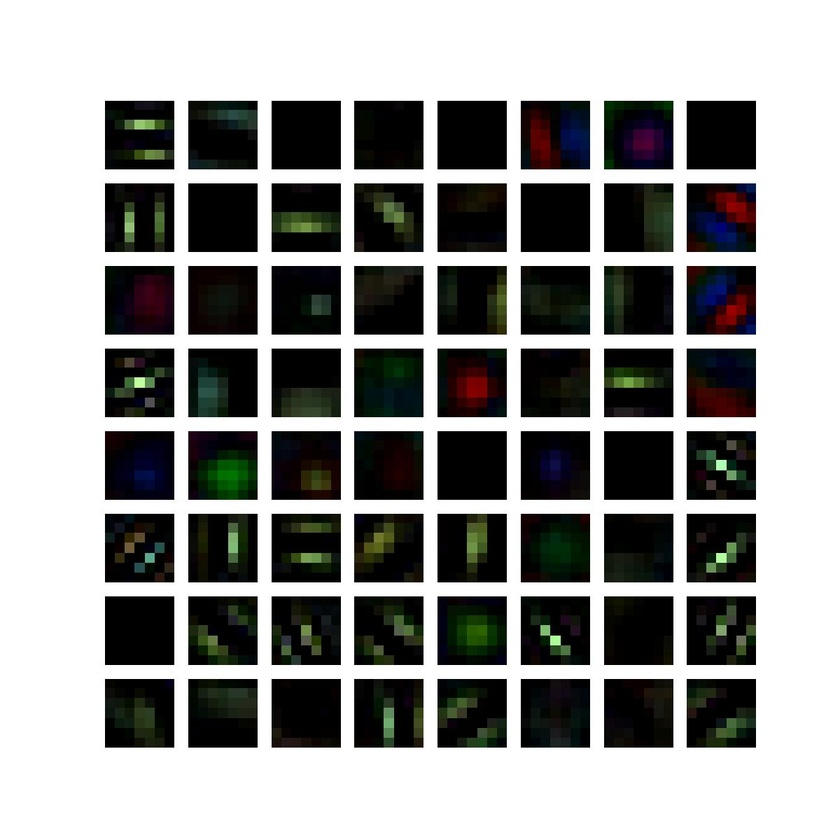
#> input picture visualize_pretrainweight/output_with_pretrain/use_pretrained_weights_epoch_11.jpg, 840 x 840 px, shrunk from 1200 x 1200 before the run; its folder holds only this picture in this run
$ python jpg2gif.py
#> lines starting #> are read from the running program, lines starting #| are printed output that depends on the picture
from PIL import Image, ImageDraw, ImageFont
import glob
import os

# Directory containing JPEG images
image_folder = './output_with_pretrain/'

# Get a list of JPEG image files in the directory and sort them by epoch number
image_files = sorted(glob.glob(os.path.join(image_folder, 'use_pretrained_weights_epoch_*.jpg')),
                     key=lambda x: int(os.path.splitext(os.path.basename(x))[0].split('_')[-1]))

# Create a list to store image objects
frames = []

# Load font
font = ImageFont.truetype("arial.ttf", size=45)

# Define text color
text_color = (255, 255, 255)  # White color

# Open each image, add text, and append to frames list
for image_file in image_files:
    # Open original image
    img = Image.open(image_file)
#> img is the input picture: PIL image 840x840 RGB; mean R, G, B 149.7, 150.3, 148.8
    width, height = img.size
#> width = 840; height = 840

    # Extract epoch number from filename
    epoch_number = int(os.path.splitext(os.path.basename(image_file))[0].split('_')[-1])

    # Create text content
    text_content = f"Epoch {epoch_number}"

    # Create a new black image with text
    text_img = Image.new('RGB', (200, height), color='black')
#> text_img: PIL image 200x840 RGB; every value is 0
    draw = ImageDraw.Draw(text_img)
    draw.text((10, (height - font.getsize(text_content)[1]) / 2), text_content, fill=text_color, font=font)

    # Concatenate text image and original image
    new_img = Image.new('RGB', (width + 200, height))
#> new_img: PIL image 1040x840 RGB; every value is 0
    new_img.paste(text_img, (0, 0))
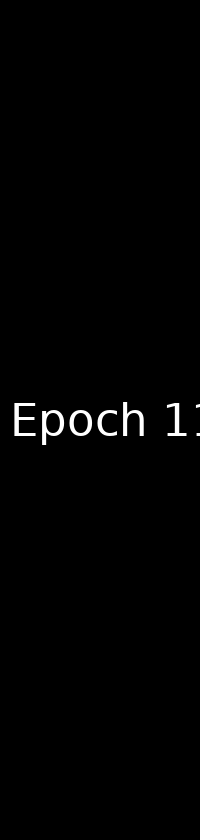
#> text_img: PIL image 200x840 RGB; min 0, max 255, mean 2.3
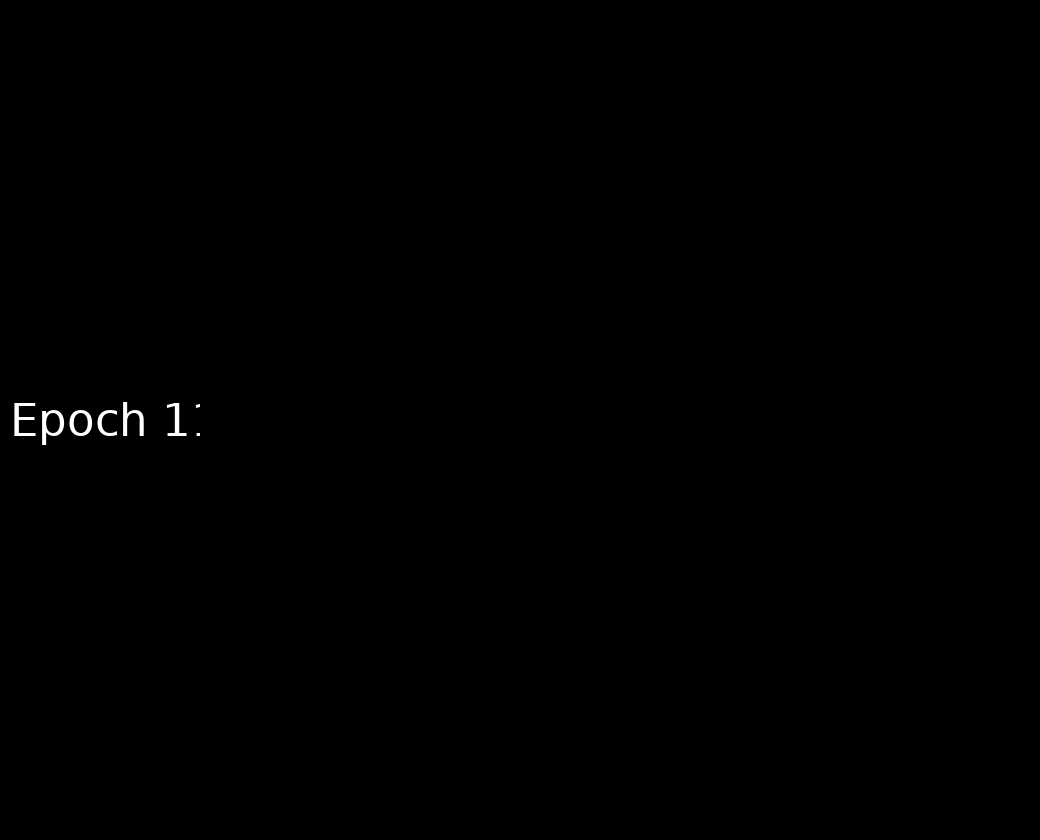
#> new_img: PIL image 1040x840 RGB; min 0, max 255, mean 0.4
    new_img.paste(img, (200, 0))
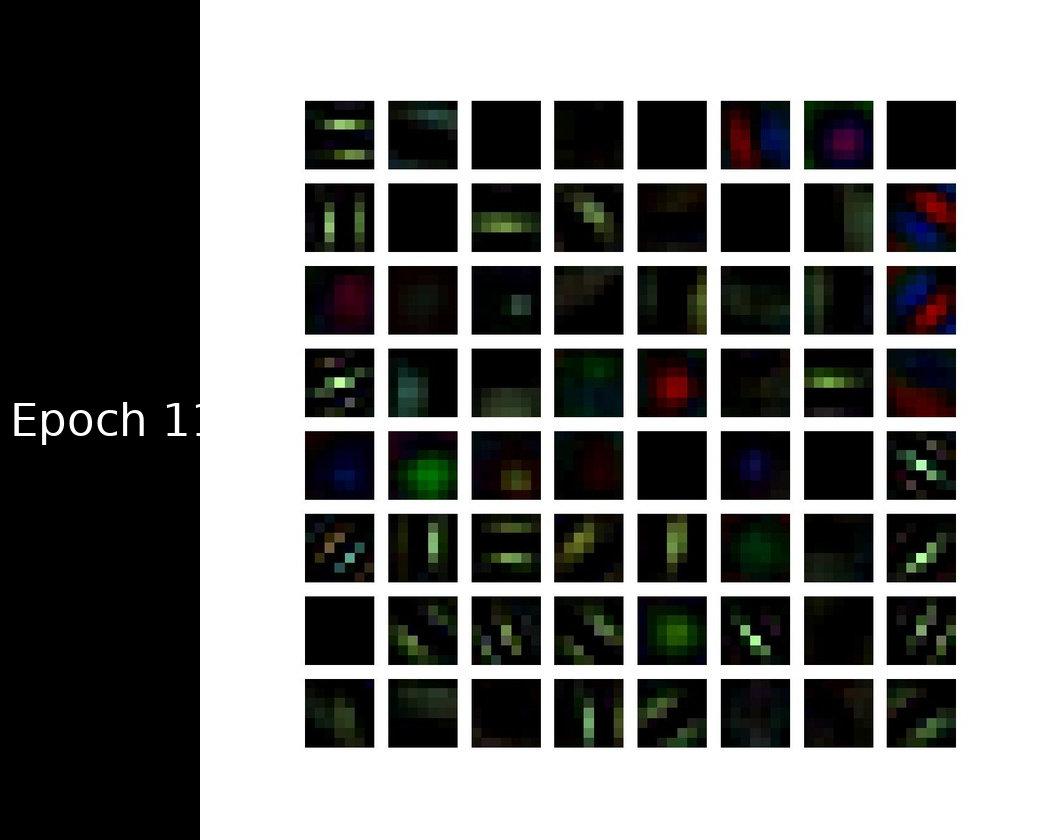
#> new_img: PIL image 1040x840 RGB; mean R, G, B 121.4, 121.9, 120.6

    # Append concatenated image to frames list
    frames.append(new_img)

# Save frames as a GIF
gif_path = 'output_with_pretrain.gif'
frames[0].save(gif_path, format='GIF', append_images=frames[1:], save_all=True, duration=100, loop=0)
